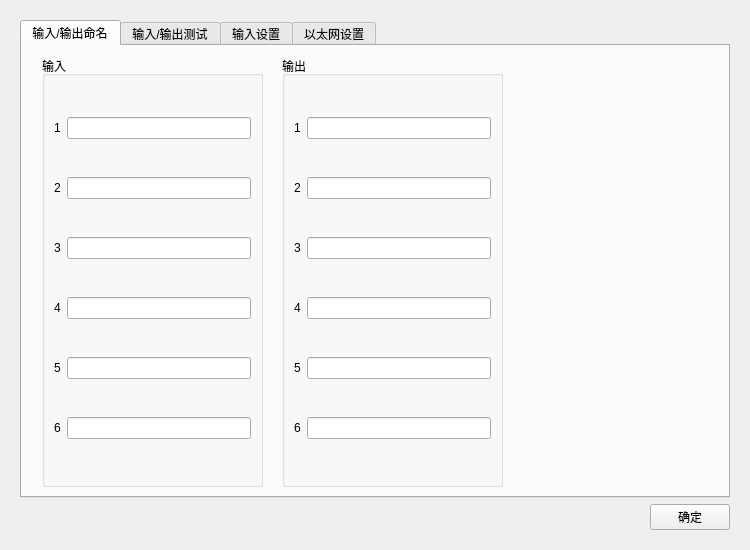
<?xml version="1.0" encoding="UTF-8"?>
<ui version="4.0">
 <class>IOServiceClass</class>
 <widget class="QWidget" name="IOServiceClass">
  <property name="geometry">
   <rect>
    <x>0</x>
    <y>0</y>
    <width>750</width>
    <height>550</height>
   </rect>
  </property>
  <property name="windowTitle">
   <string>输入/输出属性</string>
  </property>
  <layout class="QGridLayout" name="gridLayout_2">
   <item row="0" column="0">
    <widget class="QWidget" name="widget" native="true">
     <property name="autoFillBackground">
      <bool>false</bool>
     </property>
     <layout class="QGridLayout" name="gridLayout">
      <item row="1" column="0">
       <spacer name="horizontalSpacer">
        <property name="orientation">
         <enum>Qt::Horizontal</enum>
        </property>
        <property name="sizeHint" stdset="0">
         <size>
          <width>40</width>
          <height>20</height>
         </size>
        </property>
       </spacer>
      </item>
      <item row="1" column="1">
       <widget class="QPushButton" name="buttonApply">
        <property name="text">
         <string>确定</string>
        </property>
       </widget>
      </item>
      <item row="0" column="0" colspan="2">
       <widget class="QTabWidget" name="tabWidget">
        <property name="autoFillBackground">
         <bool>false</bool>
        </property>
        <property name="currentIndex">
         <number>0</number>
        </property>
        <widget class="QWidget" name="tabNameSet">
         <attribute name="title">
          <string>输入/输出命名</string>
         </attribute>
         <widget class="QGroupBox" name="nameSetGroupBoxInput">
          <property name="geometry">
           <rect>
            <x>20</x>
            <y>10</y>
            <width>221</width>
            <height>431</height>
           </rect>
          </property>
          <property name="autoFillBackground">
           <bool>false</bool>
          </property>
          <property name="title">
           <string>输入</string>
          </property>
          <layout class="QGridLayout" name="gridLayout_3">
           <item row="1" column="2">
            <widget class="QLineEdit" name="lineEditInputTwo">
             <property name="enabled">
              <bool>true</bool>
             </property>
            </widget>
           </item>
           <item row="0" column="0" colspan="2">
            <widget class="QLabel" name="labelInputOne">
             <property name="text">
              <string>1</string>
             </property>
            </widget>
           </item>
           <item row="3" column="2">
            <widget class="QLineEdit" name="lineEditInputFour">
             <property name="enabled">
              <bool>true</bool>
             </property>
            </widget>
           </item>
           <item row="2" column="2">
            <widget class="QLineEdit" name="lineEditInputThree">
             <property name="enabled">
              <bool>true</bool>
             </property>
            </widget>
           </item>
           <item row="5" column="2">
            <widget class="QLineEdit" name="lineEditInputSix">
             <property name="enabled">
              <bool>true</bool>
             </property>
            </widget>
           </item>
           <item row="5" column="0" colspan="2">
            <widget class="QLabel" name="labelInputSix">
             <property name="text">
              <string>6</string>
             </property>
            </widget>
           </item>
           <item row="4" column="2">
            <widget class="QLineEdit" name="lineEditInputFive">
             <property name="enabled">
              <bool>true</bool>
             </property>
            </widget>
           </item>
           <item row="4" column="0" colspan="2">
            <widget class="QLabel" name="labelInputFive">
             <property name="text">
              <string>5</string>
             </property>
            </widget>
           </item>
           <item row="1" column="0" colspan="2">
            <widget class="QLabel" name="labelInputTwo">
             <property name="text">
              <string>2</string>
             </property>
            </widget>
           </item>
           <item row="3" column="0" colspan="2">
            <widget class="QLabel" name="labelInputFour">
             <property name="text">
              <string>4</string>
             </property>
            </widget>
           </item>
           <item row="2" column="0" colspan="2">
            <widget class="QLabel" name="labelInputThree">
             <property name="text">
              <string>3</string>
             </property>
            </widget>
           </item>
           <item row="0" column="2">
            <widget class="QLineEdit" name="lineEditInputOne">
             <property name="enabled">
              <bool>true</bool>
             </property>
             <property name="text">
              <string/>
             </property>
            </widget>
           </item>
          </layout>
         </widget>
         <widget class="QGroupBox" name="nameSetGroupBoxOutput">
          <property name="geometry">
           <rect>
            <x>260</x>
            <y>10</y>
            <width>221</width>
            <height>431</height>
           </rect>
          </property>
          <property name="autoFillBackground">
           <bool>false</bool>
          </property>
          <property name="title">
           <string>输出</string>
          </property>
          <layout class="QGridLayout" name="gridLayout_19">
           <item row="0" column="0" colspan="2">
            <widget class="QLabel" name="labelOutputOne">
             <property name="text">
              <string>1</string>
             </property>
            </widget>
           </item>
           <item row="0" column="2">
            <widget class="QLineEdit" name="lineEditOutputOne">
             <property name="enabled">
              <bool>true</bool>
             </property>
             <property name="text">
              <string/>
             </property>
            </widget>
           </item>
           <item row="5" column="2">
            <widget class="QLineEdit" name="lineEditOutputSix">
             <property name="enabled">
              <bool>true</bool>
             </property>
             <property name="text">
              <string/>
             </property>
            </widget>
           </item>
           <item row="5" column="0" colspan="2">
            <widget class="QLabel" name="labelOutputSix">
             <property name="text">
              <string>6</string>
             </property>
            </widget>
           </item>
           <item row="3" column="2">
            <widget class="QLineEdit" name="lineEditOutputFour">
             <property name="enabled">
              <bool>true</bool>
             </property>
             <property name="text">
              <string/>
             </property>
            </widget>
           </item>
           <item row="3" column="0" colspan="2">
            <widget class="QLabel" name="labelOutputFour">
             <property name="text">
              <string>4</string>
             </property>
            </widget>
           </item>
           <item row="4" column="0" colspan="2">
            <widget class="QLabel" name="labelOutputFive">
             <property name="text">
              <string>5</string>
             </property>
            </widget>
           </item>
           <item row="4" column="2">
            <widget class="QLineEdit" name="lineEditOutputFive">
             <property name="enabled">
              <bool>true</bool>
             </property>
             <property name="text">
              <string/>
             </property>
            </widget>
           </item>
           <item row="2" column="0" colspan="2">
            <widget class="QLabel" name="labelOutputThree">
             <property name="text">
              <string>3</string>
             </property>
            </widget>
           </item>
           <item row="1" column="2">
            <widget class="QLineEdit" name="lineEditOutputTwo">
             <property name="enabled">
              <bool>true</bool>
             </property>
             <property name="text">
              <string/>
             </property>
            </widget>
           </item>
           <item row="1" column="0" colspan="2">
            <widget class="QLabel" name="labelOutputTwo">
             <property name="text">
              <string>2</string>
             </property>
            </widget>
           </item>
           <item row="2" column="2">
            <widget class="QLineEdit" name="lineEditOutputThree">
             <property name="enabled">
              <bool>true</bool>
             </property>
             <property name="text">
              <string/>
             </property>
            </widget>
           </item>
          </layout>
         </widget>
        </widget>
        <widget class="QWidget" name="tabIOTest">
         <attribute name="title">
          <string>输入/输出测试</string>
         </attribute>
         <widget class="QGroupBox" name="IOTestGroupBoxInput">
          <property name="geometry">
           <rect>
            <x>20</x>
            <y>10</y>
            <width>221</width>
            <height>431</height>
           </rect>
          </property>
          <property name="autoFillBackground">
           <bool>false</bool>
          </property>
          <property name="title">
           <string>输入</string>
          </property>
          <layout class="QGridLayout" name="gridLayout_4">
           <item row="2" column="0">
            <widget class="QCheckBox" name="checkBoxInputThree">
             <property name="enabled">
              <bool>true</bool>
             </property>
             <property name="text">
              <string/>
             </property>
             <property name="checkable">
              <bool>false</bool>
             </property>
            </widget>
           </item>
           <item row="4" column="0">
            <widget class="QCheckBox" name="checkBoxInputFive">
             <property name="enabled">
              <bool>true</bool>
             </property>
             <property name="text">
              <string/>
             </property>
             <property name="checkable">
              <bool>false</bool>
             </property>
            </widget>
           </item>
           <item row="5" column="0">
            <widget class="QCheckBox" name="checkBoxInputSix">
             <property name="enabled">
              <bool>true</bool>
             </property>
             <property name="text">
              <string/>
             </property>
             <property name="checkable">
              <bool>false</bool>
             </property>
            </widget>
           </item>
           <item row="3" column="0">
            <widget class="QCheckBox" name="checkBoxInputFour">
             <property name="enabled">
              <bool>true</bool>
             </property>
             <property name="text">
              <string/>
             </property>
             <property name="checkable">
              <bool>false</bool>
             </property>
            </widget>
           </item>
           <item row="0" column="0">
            <widget class="QCheckBox" name="checkBoxInputOne">
             <property name="enabled">
              <bool>true</bool>
             </property>
             <property name="text">
              <string/>
             </property>
             <property name="checkable">
              <bool>false</bool>
             </property>
            </widget>
           </item>
           <item row="1" column="0">
            <widget class="QCheckBox" name="checkBoxInputTwo">
             <property name="enabled">
              <bool>true</bool>
             </property>
             <property name="text">
              <string/>
             </property>
             <property name="checkable">
              <bool>false</bool>
             </property>
            </widget>
           </item>
          </layout>
         </widget>
         <widget class="QGroupBox" name="IOTestGroupBoxOutput">
          <property name="geometry">
           <rect>
            <x>260</x>
            <y>10</y>
            <width>221</width>
            <height>431</height>
           </rect>
          </property>
          <property name="autoFillBackground">
           <bool>false</bool>
          </property>
          <property name="title">
           <string>输出</string>
          </property>
          <layout class="QGridLayout" name="gridLayout_21">
           <item row="5" column="0">
            <widget class="QCheckBox" name="checkBoxOutputSix">
             <property name="enabled">
              <bool>true</bool>
             </property>
             <property name="text">
              <string/>
             </property>
            </widget>
           </item>
           <item row="2" column="0">
            <widget class="QCheckBox" name="checkBoxOutputThree">
             <property name="enabled">
              <bool>true</bool>
             </property>
             <property name="text">
              <string/>
             </property>
            </widget>
           </item>
           <item row="0" column="0">
            <widget class="QCheckBox" name="checkBoxOutputOne">
             <property name="enabled">
              <bool>true</bool>
             </property>
             <property name="text">
              <string/>
             </property>
            </widget>
           </item>
           <item row="3" column="0">
            <widget class="QCheckBox" name="checkBoxOutputFour">
             <property name="enabled">
              <bool>true</bool>
             </property>
             <property name="text">
              <string/>
             </property>
            </widget>
           </item>
           <item row="1" column="0">
            <widget class="QCheckBox" name="checkBoxOutputTwo">
             <property name="enabled">
              <bool>true</bool>
             </property>
             <property name="text">
              <string/>
             </property>
            </widget>
           </item>
           <item row="4" column="0">
            <widget class="QCheckBox" name="checkBoxOutputFive">
             <property name="enabled">
              <bool>true</bool>
             </property>
             <property name="text">
              <string/>
             </property>
            </widget>
           </item>
          </layout>
         </widget>
        </widget>
        <widget class="QWidget" name="tabInputSet">
         <attribute name="title">
          <string>输入设置</string>
         </attribute>
         <widget class="QGroupBox" name="initialInputConditionGroupBox">
          <property name="geometry">
           <rect>
            <x>20</x>
            <y>10</y>
            <width>221</width>
            <height>431</height>
           </rect>
          </property>
          <property name="autoFillBackground">
           <bool>false</bool>
          </property>
          <property name="title">
           <string>输入初始值</string>
          </property>
          <layout class="QGridLayout" name="gridLayout_22">
           <item row="4" column="0">
            <widget class="QCheckBox" name="checkBoxInitialInputFive">
             <property name="enabled">
              <bool>true</bool>
             </property>
             <property name="text">
              <string/>
             </property>
             <property name="tristate">
              <bool>false</bool>
             </property>
            </widget>
           </item>
           <item row="0" column="0">
            <widget class="QCheckBox" name="checkBoxInitialInputOne">
             <property name="enabled">
              <bool>true</bool>
             </property>
             <property name="text">
              <string/>
             </property>
             <property name="checked">
              <bool>false</bool>
             </property>
             <property name="tristate">
              <bool>false</bool>
             </property>
            </widget>
           </item>
           <item row="1" column="0">
            <widget class="QCheckBox" name="checkBoxInitialInputTwo">
             <property name="enabled">
              <bool>true</bool>
             </property>
             <property name="text">
              <string/>
             </property>
             <property name="tristate">
              <bool>false</bool>
             </property>
            </widget>
           </item>
           <item row="3" column="0">
            <widget class="QCheckBox" name="checkBoxInitialInputFour">
             <property name="enabled">
              <bool>true</bool>
             </property>
             <property name="text">
              <string/>
             </property>
             <property name="tristate">
              <bool>false</bool>
             </property>
            </widget>
           </item>
           <item row="2" column="0">
            <widget class="QCheckBox" name="checkBoxInitialInputThree">
             <property name="enabled">
              <bool>true</bool>
             </property>
             <property name="text">
              <string/>
             </property>
             <property name="tristate">
              <bool>false</bool>
             </property>
            </widget>
           </item>
           <item row="5" column="0">
            <widget class="QCheckBox" name="checkBoxInitialInputSix">
             <property name="enabled">
              <bool>true</bool>
             </property>
             <property name="text">
              <string/>
             </property>
             <property name="tristate">
              <bool>false</bool>
             </property>
            </widget>
           </item>
          </layout>
         </widget>
        </widget>
        <widget class="QWidget" name="tabENetIOSet">
         <property name="autoFillBackground">
          <bool>false</bool>
         </property>
         <attribute name="title">
          <string>以太网设置</string>
         </attribute>
         <widget class="QGroupBox" name="localSetingGroupBox">
          <property name="geometry">
           <rect>
            <x>10</x>
            <y>20</y>
            <width>195</width>
            <height>63</height>
           </rect>
          </property>
          <property name="title">
           <string>本地I/O模块IP地址</string>
          </property>
          <layout class="QGridLayout" name="gridLayout_6">
           <item row="0" column="0">
            <widget class="QLineEdit" name="lineEditLocalIP">
             <property name="enabled">
              <bool>true</bool>
             </property>
             <property name="text">
              <string/>
             </property>
            </widget>
           </item>
          </layout>
         </widget>
         <widget class="QGroupBox" name="serverIPAndPortSettingGroupBox">
          <property name="geometry">
           <rect>
            <x>10</x>
            <y>90</y>
            <width>281</width>
            <height>71</height>
           </rect>
          </property>
          <property name="title">
           <string>服务端IP地址和端口Port</string>
          </property>
          <layout class="QGridLayout" name="gridLayout_5" columnstretch="7,3">
           <item row="0" column="0">
            <widget class="QLineEdit" name="lineEditServerIP">
             <property name="enabled">
              <bool>true</bool>
             </property>
             <property name="layoutDirection">
              <enum>Qt::LeftToRight</enum>
             </property>
             <property name="text">
              <string/>
             </property>
             <property name="readOnly">
              <bool>false</bool>
             </property>
            </widget>
           </item>
           <item row="0" column="1">
            <widget class="QLineEdit" name="lineEditPort">
             <property name="enabled">
              <bool>true</bool>
             </property>
             <property name="text">
              <string/>
             </property>
            </widget>
           </item>
          </layout>
         </widget>
        </widget>
       </widget>
      </item>
     </layout>
    </widget>
   </item>
  </layout>
 </widget>
 <resources/>
 <connections/>
</ui>
